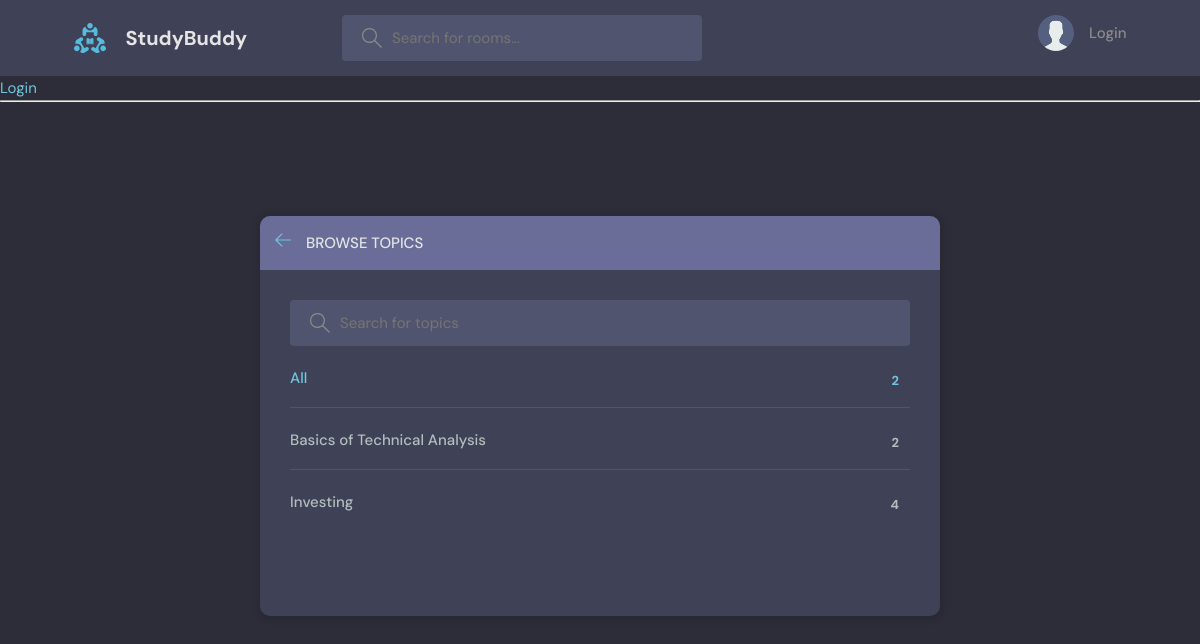
The page /topics/ on the database as committed earlier.
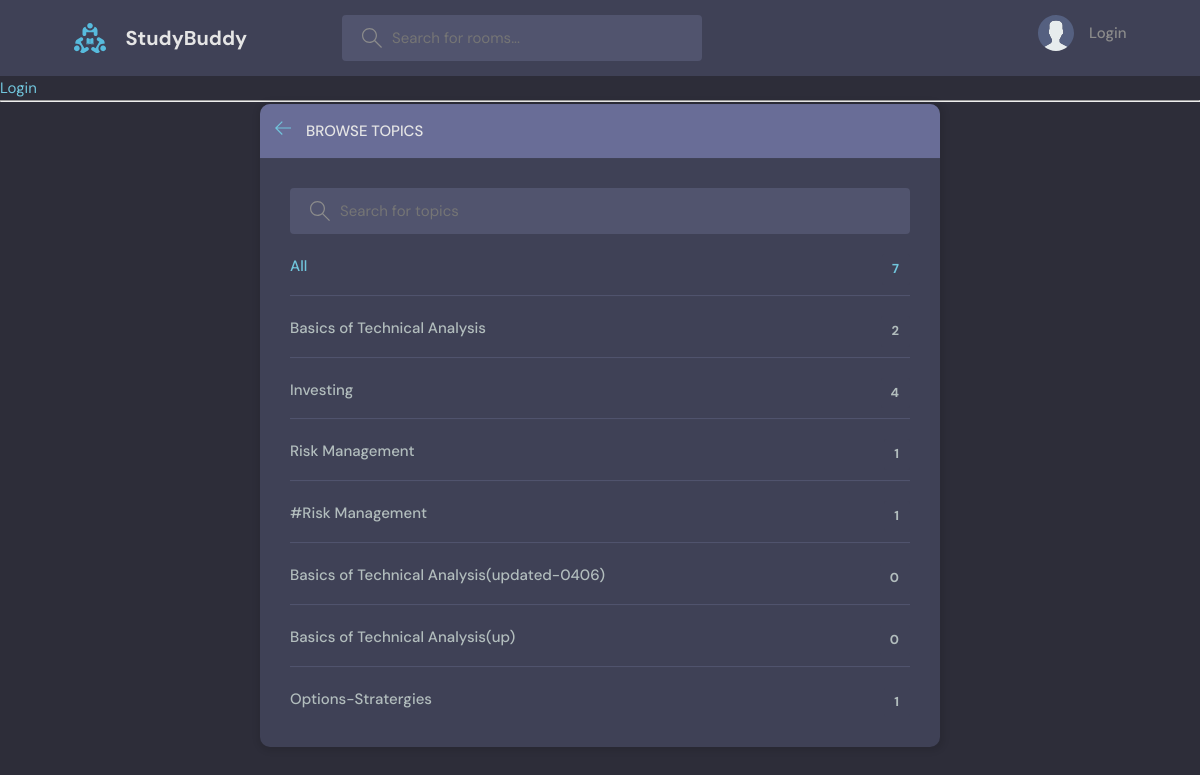
The same page on the database as committed later.
### base/models.py (models this page shows, shortened)
class Topic(models.Model):
    name = models.CharField(max_length=200)

### base/views.py (the view)
# urls.py: path('topics/', views.topicsPage, name="topics"),
def topicsPage(request):
    q= request.GET.get('q') if request.GET.get('q')!= None else ''
    topics = Topic.objects.filter(name__icontains=q)
    return render(request, 'base/topics.html', {'topics': topics})

### base/templates/base/topics.html (shortened to what this page needs)
{% extends 'main.html' %}
{% block content %}
<main class="create-room layout">
  <div class="container">
    <div class="layout__box">
      <div class="layout__boxHeader">
        <div class="layout__boxTitle">
          <a href="{% url 'home' %}">
            <svg version="1.1" xmlns="http://www.w3.org/2000/svg" width="32" height="32" viewBox="0 0 32 32">
              <title>arrow-left</title>
              <path
                d="M13.723 2.286l-13.723 13.714 13.719 13.714 1.616-1.611-10.96-10.96h27.625v-2.286h-27.625l10.965-10.965-1.616-1.607z">
              </path>
            </svg>
          </a>
          <h3>Browse Topics</h3>
        </div>
      </div>
      <div class="topics-page layout__body">
        <form action="" method="GET" class="header__search">
          <label>
            <input name="q" placeholder="Search for topics" />
          </label>
        </form>
        <ul class="topics__list">
          <li>
            <a href="{% url 'topics' %}" class="active">All <span>{{topics.count}}</span></a>
          </li>
          {% for topic in topics %}
          <li>
            <a href="{% url 'home' %}?q={{topic.name}}">{{ topic.name }} <span>{{topic.room_set.all.count}}</span></a>
          </li>
          {% endfor %}
        </ul>
      </div>
    </div>
  </div>
</main>
{% endblock content %}

### templates/main.html (shortened to what this page needs)
<!DOCTYPE html>
{% load static %}
<html lang="en">
  <head>
    <link rel="stylesheet" href="{% static 'style/style.css' %}" />
  </head>
  <body>
    {% include 'nav.html' %}
    {%block content%}
    {%endblock %}
  </body>
</html>

### templates/nav.html (shortened to what this page needs)
{% load static %}
<header class="header header--loggedIn">
    <div class="container">
      <a href="{% url 'home' %}" class="header__logo">
        <img src="{% static 'images/logo.svg' %}" />
        <h1>StudyBuddy</h1>
      </a>
      <form class="header__search" method="GET" action="{% url 'home' %}">
        <label>
          <input name="q" placeholder="Search for rooms..." />
        </label>
      </form>
      <nav class="header__menu">
        {% if request.user.is_authenticated %}
        <div class="header__user">
          <a href="{% url 'update-user' %}">
            <div class="avatar avatar--medium active">
              <img src="https://randomuser.me/api/portraits/men/37.jpg" />
            </div>
            <p>{{request.user.username}}<span>{{request.user.username}}</span></p>
          </a>
          <button class="dropdown-button">
            <svg version="1.1" xmlns="http://www.w3.org/2000/svg" width="32" height="32" viewBox="0 0 32 32">
              <title>chevron-down</title>
              <path d="M16 21l-13-13h-3l16 16 16-16h-3l-13 13z"></path>
            </svg>
          </button>
        </div>
        {% else %}
        <a href="{% url 'login' %}">
          <img src="{% static 'images/avatar.svg' %}" />
          <p>Login</p>
        </a>
        {% endif %}
      </nav>
    </div>
  </header>
{% if request.user.is_authenticated %}
<p>Hello {{request.user}}</p>
<a href="{% url 'logout' %}">Logout</a>
{% else %}
<a href="{% url 'login' %}">Login</a>
{% endif %}
<hr>

### static/style/style.css (style rules this page uses)
:root { --color-main: #71c6dd; --color-main-light: #e1f6fb; --color-dark: #3f4156; --color-dark-medium: #51546e; --color-dark-light: #696d97; --color-light: #e5e5e5; --color-gray: #8b8b8b; --color-light-gray: #b2bdbd; --color-bg: #2d2d39; --color-success: #5dd693; --color-error: #fc4b0b; }
* { font-family: "DM Sans", -apple-system, BlinkMacSystemFont, "Segoe UI", Roboto, Oxygen, Ubuntu, Cantarell, "Open Sans", "Helvetica Neue", sans-serif; margin: 0; padding: 0; box-sizing: border-box; text-rendering: optimizeLegibility; font-size: inherit; }
html { font-size: 56.25%; }
@media only screen and (min-width: 1200px) { html { font-size: 62.5%; } }
body { line-height: 1.6; font-weight: 400; font-size: 1.5rem; color: var(--color-light-gray); background-color: var(--color-bg); min-height: 100vh; }
img { width: 100%; }
a { display: inline-block; color: var(--color-main); text-decoration: none; }
.container { max-width: 120rem; width: 90%; margin: auto; }
.header { padding: 1.5rem; background-color: var(--color-dark); }
.header > .container { display: flex; gap: 9.5rem; }
.header__logo, .header__user { display: flex; gap: 2rem; align-items: center; }
.header__logo > img { height: 3.2rem; width: 3.2rem; }
.header__logo > h1 { font-weight: 700; font-size: 2rem; color: var(--color-light); }
.header__search > label { background-color: var(--color-dark-medium); padding: 1.3rem 1rem; display: flex; align-items: center; gap: 1rem; border-radius: 4px; }
.header__search svg { fill: var(--color-gray); width: 2rem; height: 2rem; margin-left: 1rem; }
.header__search input { width: 30rem; background: transparent; border: none; outline: none; color: var(--color-light); }
.header__menu { margin-left: auto; position: relative; }
.header__menu a { display: flex; gap: 1.5rem; align-items: center; font-weight: 500; text-decoration: none; color: var(--color-gray); }
.header__menu img { height: 3.6rem; }
.header__menu p { line-height: 1.2; }
.layout { margin-top: 2.4rem; }
.layout > .container { display: flex; justify-content: space-between; align-items: flex-start; }
.layout__box { width: 90%; max-width: 48rem; min-height: 40rem; position: absolute; top: 50%; left: 50%; transform: translate(-50%, -46%); background-color: var(--color-dark); border-radius: 1rem; box-shadow: 1px 1px 6px 3px rgba(0, 0, 0, 0.1); overflow: hidden; }
.layout__boxHeader { display: flex; padding: 1.5rem; background-color: var(--color-dark-light); }
.layout__boxTitle { display: flex; gap: 1.5rem; align-items: center; }
.layout__boxTitle h3 { text-transform: uppercase; font-weight: 500; color: var(--color-light); }
.layout__boxTitle svg { width: 1.6rem; height: 1.6rem; fill: var(--color-main); }
.layout__body { margin: 3rem; }
.topics__list { list-style: none; }
.topics__list li a { display: flex; justify-content: space-between; margin-bottom: 3rem; font-weight: 500; color: var(--color-light-gray); transition: all 0.3s ease-in-out; }
.topics__list li a.active, .topics__list li a:hover { color: var(--color-main); }
.topics__list li a span { padding: 0.5rem 1rem; background-color: var(--color-dark); border-radius: 3px; font-size: 1.3rem; font-weight: 700; letter-spacing: 1px; }
.topics-page .topics__list li:not(:last-child) a { margin: 2rem 0; padding-bottom: 1rem; text-decoration: none; border-bottom: 1px solid var(--color-dark-medium); }
.topics-page .header__search { display: block; }
.create-room.layout .layout__box { max-width: 68rem; }

Rows that differ between the two databases and show on the page:
added Topic: name "Risk Management", room_set.all.count "1"
added Topic: name "#Risk Management", room_set.all.count "1"
added Topic: name "Basics of Technical Analysis(updated-0406)", room_set.all.count "0"
added Topic: name "Basics of Technical Analysis(up)", room_set.all.count "0"
added Topic: name "Options-Stratergies", room_set.all.count "1"
Other text that changed with them:
{{ topics.count }}: "2" → "7"
